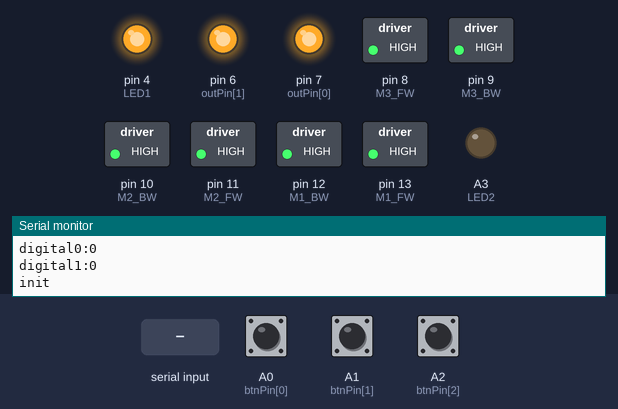
Simulated run of this program. Board: Arduino Uno, built with avr-gcc and run on an emulated ATmega328P. Shown: switched loads named in the program (green lamp = pin HIGH), output pins drawn as LEDs (lit = HIGH), the last lines printed to the serial monitor. Inputs (shaded band) come from the test bench; at power-on: A0 (btnPin[0]) LOW, A2 (btnPin[2]) LOW, A1 (btnPin[1]) LOW.

Above: at 10.2 s.
10.3 s: A0 (btnPin[0]) pulled HIGH for 0.15 s
At 11.5 s:
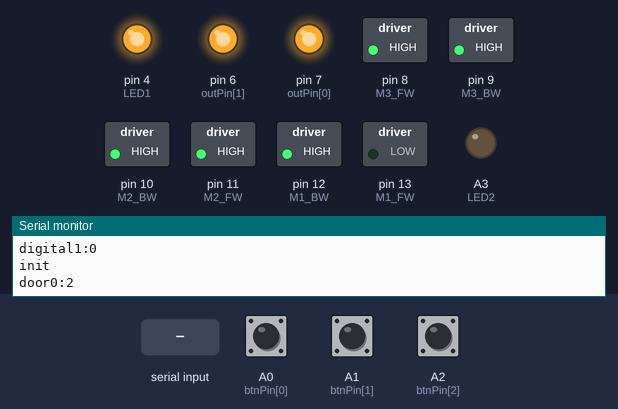
13.4 s: "on\n" received over Serial
At 14.8 s:
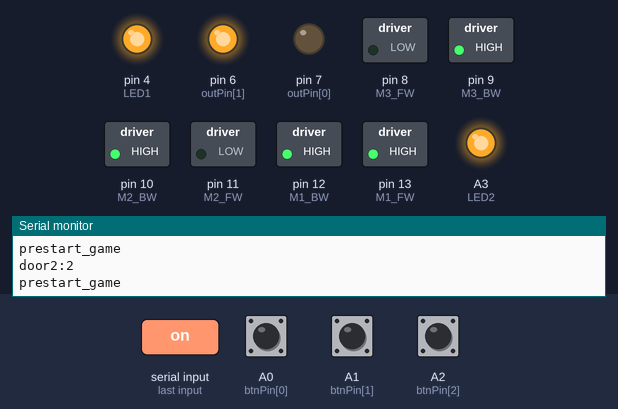
15.8 s: "reset\n" received over Serial
At 17.2 s:
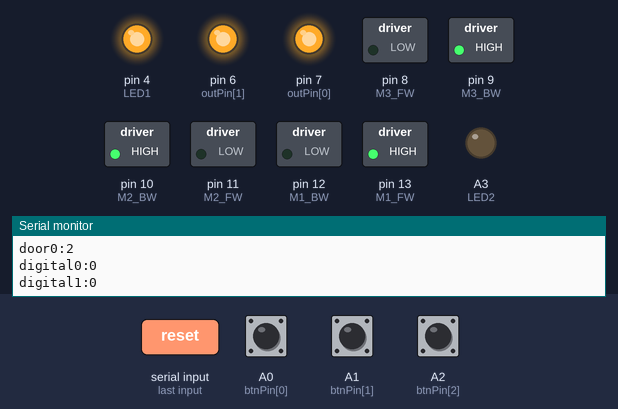
18.8 s: "ch\n" received over Serial
At 20.2 s:
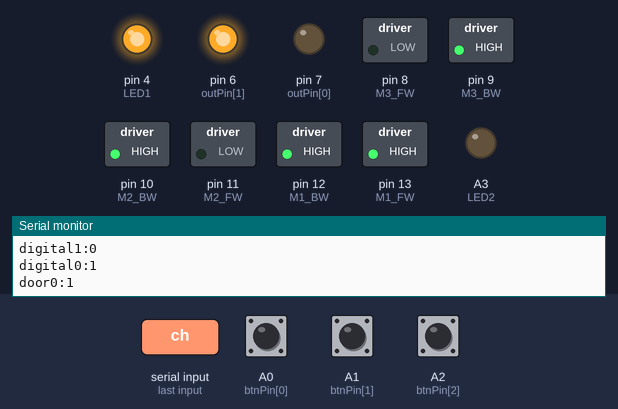
21.8 s: A0 (btnPin[0]) pulled HIGH for 1 s
At 23.4 s:
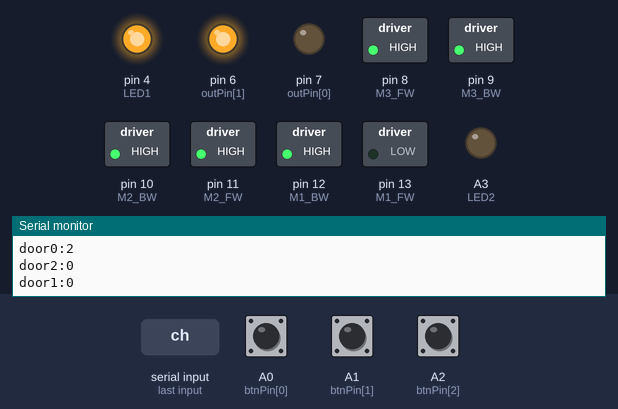
25.8 s: A2 (btnPin[2]) pulled HIGH for 0.15 s
At 26.9 s:
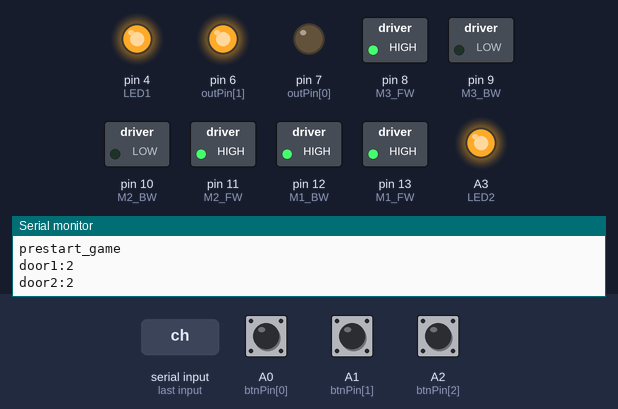
Timing chart, 0 to 35.2 s (numbered marks = the images above; inputs shaded):
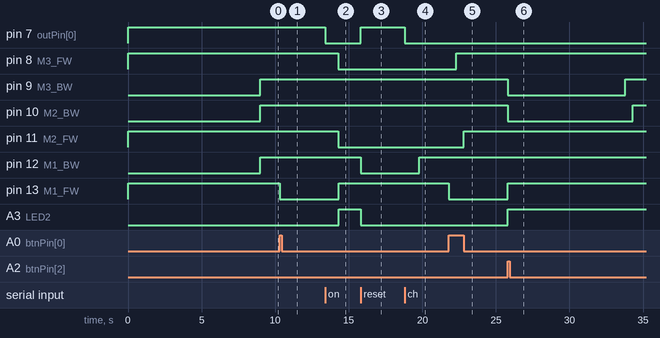

Measured:
- after the input at 10.3 s, pin 13 (M1_FW): HIGH → LOW at once
- after the input at 13.4 s, pin 7 (outPin[0]): HIGH → LOW at once
- after the input at 15.8 s, pin 7 (outPin[0]): LOW → HIGH at once; pin 12 (M1_BW), A3 (LED2): HIGH → LOW at once
- after the input at 18.8 s, pin 7 (outPin[0]): HIGH → LOW at once
- after the input at 21.8 s, pin 13 (M1_FW): HIGH → LOW at once, → HIGH 4.0 s later; A3 (LED2): LOW → HIGH after 4.0 s
- after the input at 25.8 s, pin 9 (M3_BW): HIGH → LOW at once, → HIGH 8.0 s later; pin 10 (M2_BW): HIGH → LOW at once, → HIGH 8.5 s later

The program:

main.cpp
```cpp
/*
  Алгоритм работы Двери
1. При включении – состояние дверей Открыто.
  Закрыть можно герконами или кнопкой.
2. При срабатывании геркона или кнопки –
   дверь открывается или закрывается в зависимости
   от сохранённого состояния двери.
3. При включении мотора двери включается звук и
    выводится на динамик соответствующей двери.
4. При нажатии на кнопку – включается светодиод.

Есть вариант Начало и завершение игры проводить
кнопкой "Старт/Сброс" на ЦП.

*/

/*
  v02

  1. Commented DFplayer
  2. Added UART CP commands
      get commands "DOOR"+num+">"
      sent commands "UNK" - Unknown if unknown door num
                    "DOOR"+num+"_OPEN>" if motor open
                    "DOOR1_ALREADY_OPENED>" if opened

  v03

  1. Added DFplayer 2 sounds (3 + 4)
  2. Checked serial signals
  3. Added DFplayer delay before startup
  4. If DOOR_X_> received & door is opened - don't move door

  v04

  1. play only one track 0001.mp3 and stop after motor stop
  2. different time for each motor
  3. short open Door1 after start

  v05
  Звук отключен
*/

#include <Arduino.h>

// -------------------        IO setup     -------------------------

uint8_t btnPin[] = { A0,A1,A2 };
#define LED1 4
#define LED2 A3
// #define LED1 A5
// #define LED2 A4

byte motorPin[][2] = { {13,12},{11,10},{8,9} }; // {close,open}
#define M1_FW 13
#define M1_BW 12
#define M2_FW 11
#define M2_BW 10
#define M3_FW 8
#define M3_BW 9

#define NOP __ams__("nop\n\t")

uint8_t outPin[] = { 7, 6 };
bool pin_state[] = { false, false };
#define out_cnt 2

// -------------------     C O N S T A N T S    -------------------------

#define TEST_TIME 1000  // time ms LED ON on startup
unsigned int moto_time[] = { 4000,8500,8000 }; //Задержка на движение дверей
unsigned int moto_time_max = 9000;

// Central Plate serial
#define UART_S Serial //интерфейс с WI-FI модулем
#define NAME "doors"
String inData;

// -------------------     V A R I A B L E S    -------------------------

// btns state
boolean btnState[] = { true,true,true };
unsigned long btnUndr[] = { 0,0,0 }; // андребизг для отправки сообщений
#define Undr_time 1000
boolean dState[] = { false,false,false };// doors state


unsigned long timer[] = { 0,0,0 };
boolean door_moved = false;

byte is_run = 0; // запущенна ли игра 0-запущенно
// -------------------     F U N C T I O N S    -------------------------

void setPins(byte pin, boolean stat) {
  pin_state[pin] = stat;
  digitalWrite(outPin[pin], stat ? LOW : HIGH);
  Serial.print("digital");
  Serial.print(pin);
  Serial.print(":");
  Serial.println(stat ? 1 : 0);
}

void IOinitialOFF() {
  // HIGH on relay = OFF
  digitalWrite(M1_FW, HIGH);
  digitalWrite(M1_BW, HIGH);
  digitalWrite(M2_FW, HIGH);
  digitalWrite(M2_BW, HIGH);
  digitalWrite(M3_FW, HIGH);
  digitalWrite(M3_BW, HIGH);
}

void IOinit() {
  IOinitialOFF(); //Что б не дергнулись двери при включении

  for (byte i = 0; i < 3; i++)
  {
    pinMode(btnPin[i], INPUT);
  }

  pinMode(LED1, OUTPUT);
  pinMode(LED2, OUTPUT);
  pinMode(M1_FW, OUTPUT);
  pinMode(M1_BW, OUTPUT);
  pinMode(M2_FW, OUTPUT);
  pinMode(M2_BW, OUTPUT);
  pinMode(M3_FW, OUTPUT);
  pinMode(M3_BW, OUTPUT);
  pinMode(outPin[0], OUTPUT);
  pinMode(outPin[1], OUTPUT);
  IOinitialOFF();
}


boolean btnCheck(byte pin) {
  if (!digitalRead(pin)) {
    return true;
  }
  return false;
}

void led_state(){
  // Serial.print("set led: ");
  // Serial.println(is_run);
  digitalWrite(LED1, is_run<1?LOW:HIGH);
  digitalWrite(LED2, is_run>1?LOW:HIGH);
}

void moveMotor(byte motor, boolean stat) {
  // Serial.print("Start move ");
  // Serial.print(motor);
  // Serial.print(" ");
  // Serial.println(stat ? "open" : "close");

  if (dState[motor] == stat or timer[motor] > 0) {
    // Serial.println(dState[motor] == stat ? "not_ch" : "ch");
    // Serial.println(timer[motor]);
    return;
  }
  dState[motor] = stat;
  timer[motor] = millis();
  digitalWrite(motorPin[motor][stat ? 1 : 0], LOW);
  digitalWrite(motorPin[motor][stat ? 0 : 1], HIGH);
  door_moved = true;

  Serial.print("door");
  Serial.print(motor);
  Serial.println(":2");
  // Serial.println("GO");
}


void  checkInput() {
  byte led = false;
  for (byte i = 0;i < 3;i++) {
    byte st = digitalRead(btnPin[i]);
    led = led || st;
    if (btnState[i] != st and btnUndr[i] < millis()) {
      btnUndr[i] = millis() + Undr_time;
      if (st) {
        if (i == 0) {
          moveMotor(0, !dState[0]);
        }
        if (i == 1) {
          Serial.println("reset_game");
        }
        if (i == 2) {
          moveMotor(1, !dState[1]);
          moveMotor(2, dState[1]);
        }
      }
      btnState[i] = st;
    }
  }
  // if (!led){
  //   digitalWrite(LED1, LOW);
  //   digitalWrite(LED2, LOW);
  // }else{
  //   led_state();
  // }
}

void doorProcessed() {
  if (!door_moved) return;
  door_moved = false;
  for (byte i = 0;i < 3;i++) {
    if (timer[i] > 0) {
      if (millis() - timer[i] < moto_time[i]) {
        door_moved = true;
      }
      else
      {
        Serial.print("door");
        Serial.print(i);
        Serial.print(":");
        Serial.println(dState[i] ? "1" : "0");
        if (i == 0 && !dState[i] && is_run) {
          is_run -= 1;
          if (is_run == 0) {
            Serial.println("start_game");
          }else{
            for (byte i = 0; i < 3; i++)
            {
              moveMotor(i, false); // close doors
              Serial.println("prestart_game");
            }
          }
          led_state();
        }
        timer[i] = 0;
        digitalWrite(motorPin[i][0], HIGH);
        digitalWrite(motorPin[i][1], HIGH);
      }
    }
  }
  if (!door_moved) {
    IOinitialOFF();
  }
}

void startMotors() {
  for (byte i = 0;i < 3;i++) {
    if (btnState[i]) {
      if (i == 0) {
        moveMotor(0, !dState[0]);
      }
      if (i == 1) {
        Serial.println("reset_game");
      }
      if (i == 2) {
        moveMotor(1, !dState[1]);
        moveMotor(2, dState[1]);
      }
    }
  }
}

void reset() {
  for (byte i = 0; i < 3; i++)
  {
    moveMotor(i, true); // open doors
  }
  for (byte i = 0; i < out_cnt; i++)
  {
    setPins(i, false);
  }
  is_run = 2;
  led_state();
}

// -------------------     S E T U P    -------------------------

void setup() {

  IOinit();
  UART_S.begin(9600);
  UART_S.println("load");
  reset();
  digitalWrite(LED1, LOW);
  digitalWrite(LED2, LOW);
  delay(moto_time_max);
  moveMotor(0, true); // open door0
  UART_S.println("init");
  led_state();
}

void readSerial() {
  if (UART_S.available() > 0)
  {
    char recieved = UART_S.read();
    if (recieved == '\n')
    {
      if (inData.startsWith("name")) {
        UART_S.print("name:");
        UART_S.println(NAME);
      }
      else if (inData.startsWith("reset")) {
        reset();
        // Serial.println(">reset");
      }
      else if (inData.startsWith("open")) {
        int num = inData.substring(4).toInt();
        moveMotor(num, true);
        // Serial.print(">open");
        // Serial.println(num);
      }
      else if (inData.startsWith("close")) {
        int num = inData.substring(5).toInt();
        moveMotor(num, false);
        // Serial.print(">close");
        // Serial.println(num);
      }
      else if (inData.startsWith("on")) {
        int num = inData.substring(2).toInt();
        setPins(num, true);
      }
      else if (inData.startsWith("off")) {
        int num = inData.substring(3).toInt();
        setPins(num, false);
      }
      else if (inData.startsWith("ch")) {
        int num = inData.substring(2).toInt();
        setPins(num, !pin_state[num]);
      }

      inData = ""; // Clear recieved buffer
    }
    else {
      inData += recieved;
    }
  }
}

// -------------------     L O O P    -------------------------

void loop() {
  checkInput();
  readSerial();
  doorProcessed();
}
```
